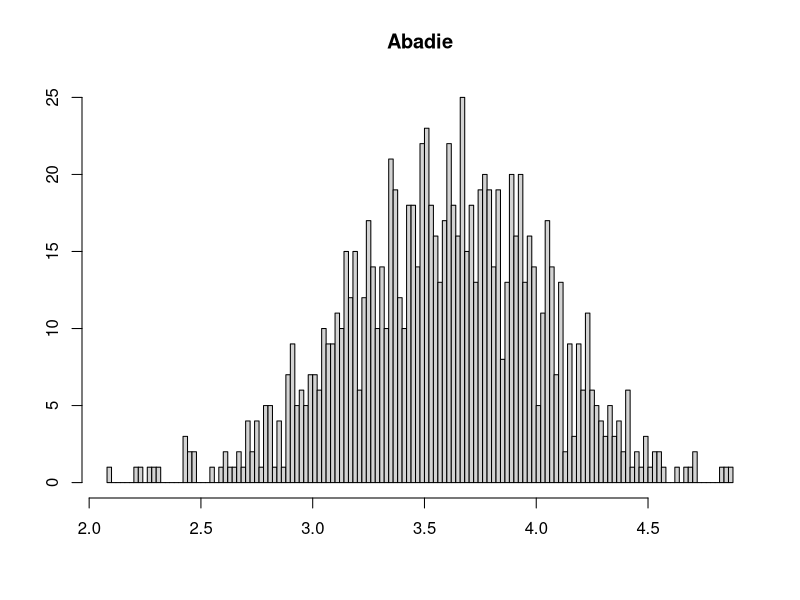
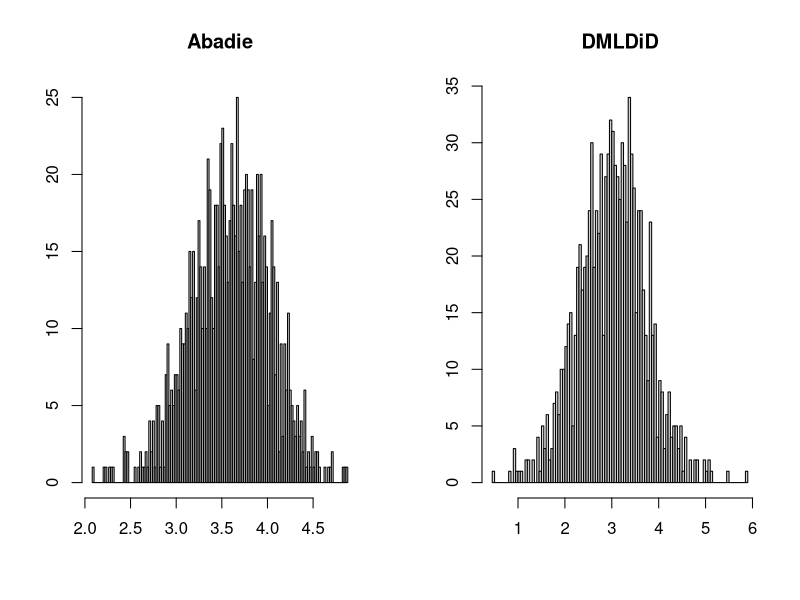

Here is the R script that generated these plots, in order:
install.packages("glmnet")
library(glmnet)

install.packages("randomForest")
library(randomForest)

#Data generating
set.seed(666)
B=1000
N=200
p=100
s=5
X=array(rnorm(N*B*p,0.3,0.1),dim=c(B,N,p))
gamma=c(s:1,rep(0,(p-s)))/s

D=matrix(0,B,N)
z=matrix(0,B,N)
pr=matrix(0,B,N)

for (i in 1:B){
  z[i,] = X[i,,]%*%gamma        # linear combination 
  pr[i,] = 1/(1+exp(-z[i,]))         # P(D=1 given X) Probit
  D[i,] = rbinom(N,1,pr[i,]) 
}


beta1=gamma+0.5
beta2=gamma+1
theta=3

e1=matrix(rnorm(B*N,0,0.1),B,N)
e2=matrix(rnorm(B*N,0,0.1),B,N)
e3=matrix(rnorm(B*N,0,0.1),B,N)

Y00=matrix(0,B,N)
Y01=matrix(0,B,N)
Y11=matrix(0,B,N)

for (i in 1:B){
  
  Y00[i,]=1+e1[i,]
  Y01[i,]=Y00[i,]+1+e2[i,]
  Y11[i,]=theta+Y01[i,]+e3[i,]
}

Y0=Y00
Y1=Y01*(1-D)+Y11*D

T=matrix(rbinom(B*N,1,0.5),B,N)

Y=Y0+T*(Y1-Y0)




#####################################################################################
#Abadie's Estimator
#ghat = Logti Lasso
thetahat=c(0)
for (i in 1:B){
  #CV=cv.glmnet(X[i,,],D[i,],family="binomial",alpha=1)
  #CV$lambda.1se
  fit=glmnet(X[i,,],D[i,],family="binomial",alpha=1,lambda=0.08)
  beta1hat=fit$beta
  ghat=1/(1+exp(-X[i,,]%*%beta1hat))
#  ghat=pr[i,]-0.1
  
  lambda=mean(T[i,])
  thetahat[i]=mean((T[i,]-lambda)*Y[i,]*(D[i,]-ghat)/(1-ghat)/(lambda*(1-lambda))/mean(D[i,]))
  
}

hist(thetahat,breaks=100,main="Abadie",xlab="",ylab="")




#HD
###Sample splitting parameters
k=2
k1=c(1:(N/k))
k2=c((N/k+1):(2*N/k))
K=rbind(k1,k2)

#DML
thetabar=c(0)
for (i in 1:B){
  thetaDML=c(0)
  for (q in 1:k){
    #    CV=cv.glmnet(X[i,-K[q,],],D[i,-K[q,]],family="binomial",alpha=1)
    #    CV$lambda.1se
    fit=glmnet(X[i,-K[q,],],D[i,-K[q,]],family="binomial",alpha=1,lambda=0.08)
    beta1hat=fit$beta
    
    lambda=mean(T[i,])
    
    index=which(D[i,-K[q,]]==0)
    YY=Y[i,-K[q,]]
    YY=YY[index]
    TT=T[i,-K[q,]]
    TT=TT[index]
    XX=X[i,-K[q,],1:s]
    XX=XX[index,]
    
    
    model2=randomForest(XX,YY*TT)
    model3=randomForest(XX,YY)
    ghat=1/(1+exp(-X[i,K[q,],]%*%beta1hat))
    
#    ghat=pr[i,K[q,]]-0.1
    
    ellhat2=predict(model2,X[i,K[q,],1:s])
    ellhat3=predict(model3,X[i,K[q,],1:s])
    
    
    
    thetaDML[q]=mean((T[i,K[q,]]-lambda)*Y[i,K[q,]]*(D[i,K[q,]]-ghat)/(1-ghat)/(lambda*(1-lambda))/mean(D[i,K[q,]])-(D[i,K[q,]]-ghat)/(1-ghat)/(lambda*(1-lambda))/mean(D[i,K[q,]])*(ellhat2-lambda*ellhat3))
  }
  thetabar[i]=mean(thetaDML)
}




par(mfrow=c(1,2))
hist(thetahat[which(abs(thetahat-mean(thetahat))<3)],breaks=100,main="Abadie",xlab="",ylab="")
hist(thetabar[which(abs(thetabar-mean(thetabar))<3)],breaks=100,main="DMLDiD",xlab="",ylab="")
